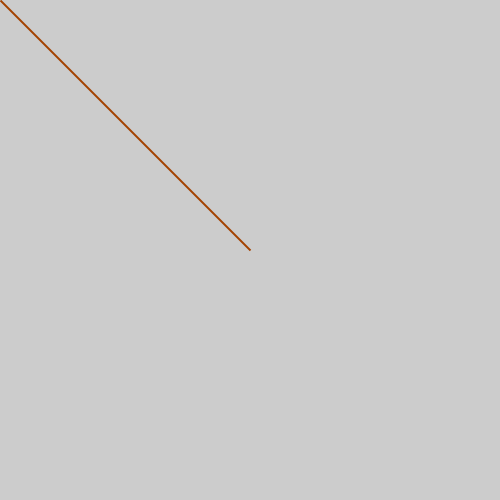
Frame 1 (no input)
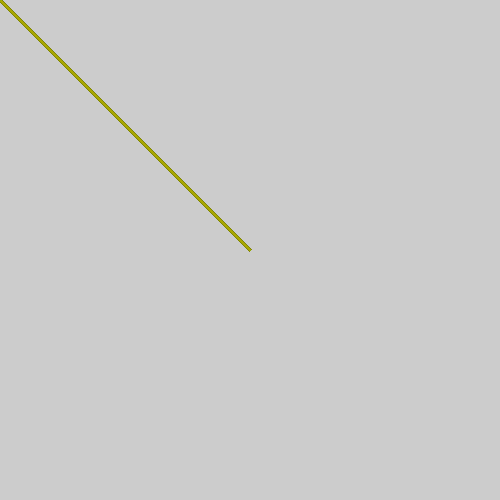
Frame 60 (the mouse pressed at the canvas centre just before this capture)
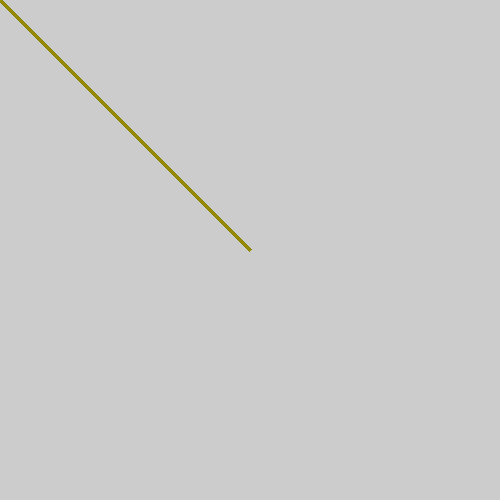
Frame 120 (the mouse held since frame 60 and released just before this capture)

The Processing sketch that drew these frames (run headless with seeded random() and noise(); from frame 60 on, the mouse is pressed at the canvas centre):

// Processing sketch: draw_line
// ── draw_line.pde
int value = 0;
void setup () {
  
  size(500, 500);
 
}
void draw() {
  strokeCap(SQUARE);
    strokeWeight(2);
  
   stroke(random(0,255),random(0,255),0);
  line (pmouseX, pmouseY, width*0.5,height*0.5);
} 

void keyPressed (){
   
 background (random(0,255),random(0,255),0);
}

void mouseWheel(MouseEvent event) {
  
  strokeWeight(20);
  line (pmouseX, pmouseY, width*0.5,pmouseY);
  
}
